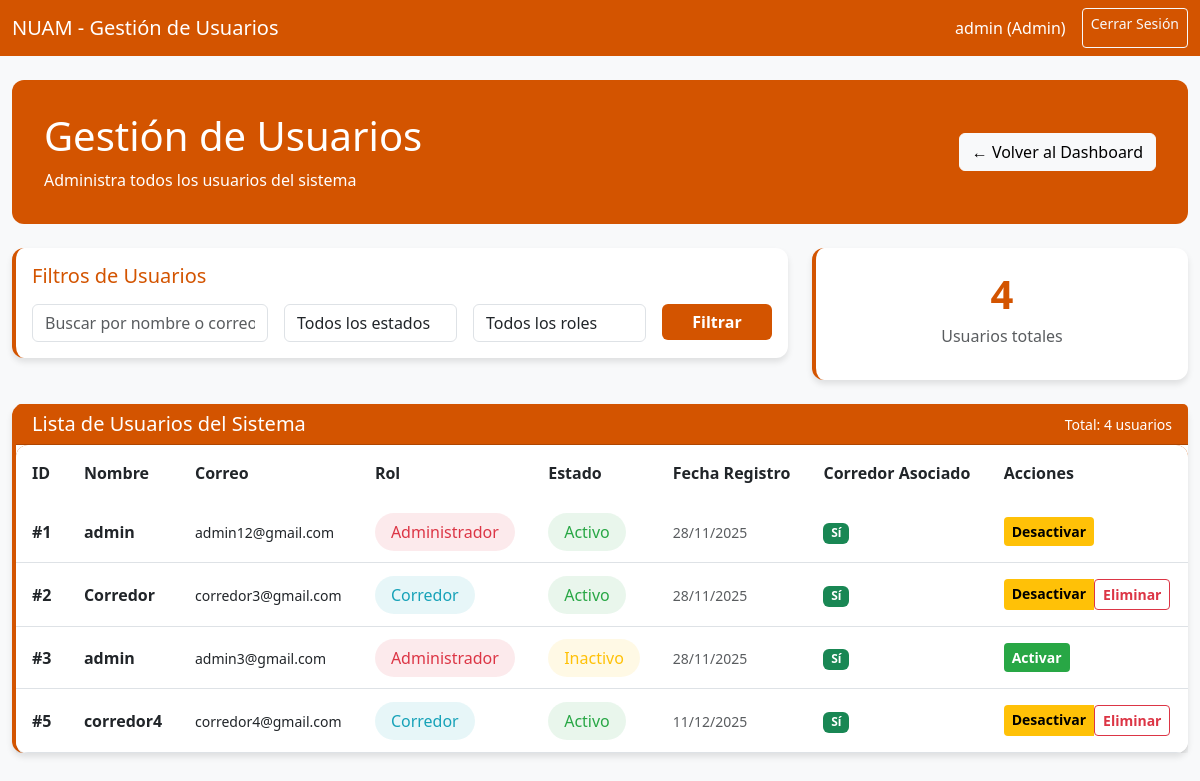
/gestion-usuarios/ (signed in), run on the app's committed database.
### NuamApp/models.py (models this page shows)
class Usuario(models.Model):
    id_usuario = models.AutoField(db_column='ID_usuario', primary_key=True)
    nombre = models.CharField(max_length=15)
    correo = models.CharField(max_length=50)
    contrasena = models.CharField(max_length=128)
    rol = models.CharField(max_length=20)
    estado = models.CharField(max_length=10)
    class Meta:
        db_table = 'usuario'

class Corredor(models.Model):
    id_corredor = models.AutoField(db_column='ID_corredor', primary_key=True)
    nombre = models.CharField(max_length=30)
    rut = models.CharField(max_length=12)
    telefono = models.CharField(max_length=20)
    correo = models.CharField(max_length=50)
    fecha_registro = models.DateField()
    fk_usuario = models.ForeignKey('Usuario', on_delete=models.CASCADE, db_column='FK_usuario_ID')
    class Meta:
        db_table = 'corredor'

### NuamApp/views.py (the view)
    def wrapper(request, *args, **kwargs):
        if 'usuario_id' not in request.session:
            messages.error(request, 'Debes iniciar sesión para acceder')
            return redirect('login')
        return view_func(request, *args, **kwargs)

### NuamApp/views.py (called while the page is built)
def login_required_custom(view_func):
    def wrapper(request, *args, **kwargs):
        if 'usuario_id' not in request.session:
            messages.error(request, 'Debes iniciar sesión para acceder')
            return redirect('login')
        return view_func(request, *args, **kwargs)
    return wrapper

@login_required_custom
def gestion_usuarios(request):
    if request.session.get('rol') != 'admin':
        return redirect('no_autorizado')
    usuarios = Usuario.objects.all()
    rol_filter = request.GET.get('rol', '')
    estado_filter = request.GET.get('estado', '')
    if rol_filter:
        usuarios = usuarios.filter(rol=rol_filter)
    if estado_filter:
        usuarios = usuarios.filter(estado=estado_filter)
    context = {
        'usuarios': usuarios,
        'rol_filter': rol_filter,
        'estado_filter': estado_filter,
        'total_usuarios': usuarios.count(),
    }
    return render(request, 'template_administracion/gestion_usuarios.html', context)

### templates/template_administracion/gestion_usuarios.html (shortened to what this page needs)
<!DOCTYPE html>
<html lang="es">
<head>
    <link href="https://cdn.jsdelivr.net/npm/bootstrap@5.3.0/dist/css/bootstrap.min.css" rel="stylesheet">
</head>
<body>
    <nav class="navbar navbar-expand-lg navbar-nuam">
        <div class="container-fluid">
            <span class="navbar-brand text-white">NUAM - Gestión de Usuarios</span>
            <div class="navbar-nav ms-auto">
                <span class="navbar-text text-white me-3">
                    {{ request.session.usuario_nombre }} (Admin)
                </span>
                <div class="btn-group">
                    <a href="{% url 'logout' %}" class="btn btn-sm btn-outline-light">
                        Cerrar Sesión
                    </a>
                </div>
            </div>
        </div>
    </nav>
<div class="container-fluid py-4">
    <div class="row mb-4">
        <div class="col">
            <div class="welcome-section">
                <div class="row align-items-center">
                    <div class="col">
                        <h1 class="display-6">Gestión de Usuarios</h1>
                        <p class="mb-0">Administra todos los usuarios del sistema</p>
                    </div>
                    <div class="col-auto">
                        <a href="{% url 'dashboard_admin' %}" class="btn btn-light">
                            ← Volver al Dashboard
                        </a>
                    </div>
                </div>
            </div>
        </div>
    </div>
    <div class="row mb-4">
        <div class="col-md-8">
            <div class="card card-dashboard">
                <div class="card-body">
                    <div class="row align-items-center">
                        <div class="col">
                            <h5 class="mb-3" style="color: var(--naranja-oscuro);">Filtros de Usuarios</h5>
                            <form method="get" class="row g-3">
                                <div class="col-md-4">
                                    <input type="text" name="buscar" class="form-control"
                                           placeholder="Buscar por nombre o correo..." value="{{ buscar }}">
                                </div>
                                <div class="col-md-3">
                                    <select name="estado" class="form-control">
                                        <option value="">Todos los estados</option>
                                    </select>
                                </div>
                                <div class="col-md-3">
                                    <select name="rol" class="form-control">
                                        <option value="">Todos los roles</option>
                                    </select>
                                </div>
                                <div class="col-md-2">
                                    <button type="submit" class="btn btn-nuam w-100">Filtrar</button>
                                </div>
                            </form>
                        </div>
                    </div>
                </div>
            </div>
        </div>
        <div class="col-md-4">
            <div class="card card-dashboard">
                <div class="card-body text-center">
                    <div class="stat-number">{{ usuarios|length }}</div>
                    <p class="text-muted">Usuarios {% if buscar or estado_filter or rol_filter %}filtrados{% else %}totales{% endif %}</p>
                </div>
            </div>
        </div>
    </div>
    <div class="row">
        <div class="col-12">
            <div class="card card-dashboard">
                <div class="card-header d-flex justify-content-between align-items-center" style="background: var(--naranja-oscuro); color: white;">
                    <h5 class="mb-0">Lista de Usuarios del Sistema</h5>
                    <div>
                        <small>Total: {{ usuarios|length }} usuarios</small>
                    </div>
                </div>
                <div class="card-body p-0">
                    {% if usuarios %}
                    <div class="table-responsive">
                        <table class="table table-hover table-custom mb-0">
                            <thead>
                                <tr>
                                    <th>ID</th>
                                    <th>Nombre</th>
                                    <th>Correo</th>
                                    <th>Rol</th>
                                    <th>Estado</th>
                                    <th>Fecha Registro</th>
                                    <th>Corredor Asociado</th>
                                    <th>Acciones</th>
                                </tr>
                            </thead>
                            <tbody>
                                {% for usuario in usuarios %}
                                <tr>
                                    <td>
                                        <strong>#{{ usuario.id_usuario }}</strong>
                                    </td>
                                    <td>
                                        <strong>{{ usuario.nombre }}</strong>
                                    </td>
                                    <td>
                                        <small>{{ usuario.correo }}</small>
                                    </td>
                                    <td>
                                        {% if usuario.rol == 'admin' %}
                                            <span class="badge-admin">Administrador</span>
                                        {% else %}
                                            <span class="badge-corredor">Corredor</span>
                                        {% endif %}
                                    </td>
                                    <td>
                                        {% if usuario.estado == 'activo' %}
                                            <span class="badge-activo">Activo</span>
                                        {% else %}
                                            <span class="badge-inactivo">Inactivo</span>
                                        {% endif %}
                                    </td>
                                    <td>
                                        <small class="text-muted">
                                            {% with corredor=usuario.corredor_set.first %}
                                                {% if corredor %}
                                                    {{ corredor.fecha_registro|date:"d/m/Y" }}
                                                {% else %}
                                                    Sin corredor
                                                {% endif %}
                                            {% endwith %}
                                        </small>
                                    </td>
                                    <td>
                                        {% with corredor=usuario.corredor_set.first %}
                                            {% if corredor %}
                                                <span class="badge bg-success">Sí</span>
                                            {% else %}
                                                <span class="badge bg-secondary">No</span>
                                            {% endif %}
                                        {% endwith %}
                                    </td>
                                    <td>
                                        <div class="btn-group" role="group">
                                            {% if usuario.estado == 'inactivo' %}
                                                <a href="{% url 'activar_usuario' usuario.id_usuario %}"
                                                   class="btn btn-success btn-sm">
                                                    Activar
                                                </a>
                                            {% else %}
                                                <a href="{% url 'desactivar_usuario' usuario.id_usuario %}"
                                                   class="btn btn-warning btn-sm">
                                                    Desactivar
                                                </a>
                                            {% endif %}
                                            {% if usuario.rol != 'admin' %}
                                            <form method="POST" action="{% url 'eliminar_usuario' usuario.id_usuario %}"
                                                  style="display: inline;"
                                                  onsubmit="return confirm('¿Estás seguro de eliminar este usuario? Esta acción no se puede deshacer.');">
                                                <button type="submit" class="btn btn-outline-danger btn-sm">
                                                    Eliminar
                                                </button>
                                            </form>
                                            {% endif %}
                                        </div>
                                    </td>
                                </tr>
                                {% endfor %}
                            </tbody>
                        </table>
                    </div>
                    {% endif %}
                </div>
            </div>
        </div>
    </div>
</div>
</body>
</html>

### templates/template_administracion/gestion_usuarios.html (style rules this page uses)
:root { --naranja-oscuro: #D35400; --naranja: #E67E22; --naranja-claro: #F39C12; --blanco: #FFFFFF; --gris-claro: #F8F9FA; --texto-oscuro: #2C3E50; }
body { background-color: var(--gris-claro); font-family: 'Segoe UI', Tahoma, Geneva, Verdana, sans-serif; }
.navbar-nuam { background: var(--naranja-oscuro) !important; }
.card-dashboard { background: var(--blanco); border: none; border-radius: 12px; border-left: 4px solid var(--naranja-oscuro); box-shadow: 0 4px 6px rgba(0,0,0,0.1); }
.btn-nuam { background-color: var(--naranja-oscuro); border: none; color: white; font-weight: 600; }
.btn-success { background-color: #28a745; border: none; color: white; font-weight: 600; }
.btn-warning { background-color: #ffc107; border: none; color: black; font-weight: 600; }
.btn-outline-danger { border: 1px solid #dc3545; color: #dc3545; font-weight: 600; }
.welcome-section { background: var(--naranja-oscuro); color: white; border-radius: 12px; padding: 2rem; }
.table-custom { background: white; border-radius: 12px; overflow: hidden; box-shadow: 0 4px 6px rgba(0,0,0,0.1); }
.table-custom thead { background-color: var(--naranja-oscuro); color: white; }
.table-custom th { border: none; font-weight: 600; padding: 1rem; }
.table-custom td { padding: 1rem; vertical-align: middle; }
.badge-activo { background-color: rgba(40, 167, 69, 0.1); color: #28a745; font-weight: 500; padding: 0.5rem 1rem; border-radius: 20px; }
.badge-inactivo { background-color: rgba(255, 193, 7, 0.1); color: #ffc107; font-weight: 500; padding: 0.5rem 1rem; border-radius: 20px; }
.badge-admin { background-color: rgba(220, 53, 69, 0.1); color: #dc3545; font-weight: 500; padding: 0.5rem 1rem; border-radius: 20px; }
.badge-corredor { background-color: rgba(23, 162, 184, 0.1); color: #17a2b8; font-weight: 500; padding: 0.5rem 1rem; border-radius: 20px; }
.stat-number { font-size: 2.5rem; font-weight: bold; color: var(--naranja-oscuro); }

### data on the page
Usuario: id_usuario "1", nombre "admin", correo "admin12@gmail.com", rol "Administrador", estado "Activo", corredor_set.first.fecha_registro "28/11/2025"
Usuario: id_usuario "2", nombre "Corredor", correo "corredor3@gmail.com", rol "Corredor", estado "Activo", corredor_set.first.fecha_registro "28/11/2025"
Usuario: id_usuario "3", nombre "admin", correo "admin3@gmail.com", rol "Administrador", estado "Inactivo", corredor_set.first.fecha_registro "28/11/2025"
Usuario: id_usuario "5", nombre "corredor4", correo "corredor4@gmail.com", rol "Corredor", estado "Activo", corredor_set.first.fecha_registro "11/12/2025"

### other printed values
{{ request.session.usuario_nombre }} "admin"
{{ usuarios|length }} "4"
